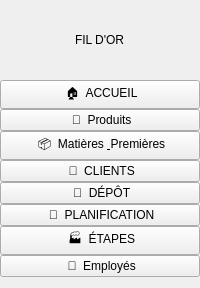
     <widget class="QFrame" name="frame_sidebar">
      <layout class="QVBoxLayout" name="vl_nav">
       <property name="spacing">
        <number>0</number>
       </property>
       <property name="leftMargin">
        <number>0</number>
       </property>
       <property name="topMargin">
        <number>0</number>
       </property>
       <property name="rightMargin">
        <number>0</number>
       </property>
       <item>
        <layout class="QHBoxLayout" name="logo.png">
         <property name="spacing">
          <number>15</number>
         </property>
         <property name="leftMargin">
          <number>20</number>
         </property>
         <property name="topMargin">
          <number>20</number>
         </property>
         <property name="rightMargin">
          <number>10</number>
         </property>
         <property name="bottomMargin">
          <number>20</number>
         </property>
         <item>
          <widget class="QLabel" name="l_logo_img">
           <property name="minimumSize">
            <size>
             <width>40</width>
             <height>40</height>
            </size>
           </property>
           <property name="maximumSize">
            <size>
             <width>40</width>
             <height>40</height>
            </size>
           </property>
           <property name="pixmap">
            <pixmap>:/logo.png</pixmap>
           </property>
           <property name="scaledContents">
            <bool>true</bool>
           </property>
          </widget>
         </item>
         <item>
          <widget class="QLabel" name="l_app_title">
           <property name="text">
            <string>FIL D'OR</string>
           </property>
          </widget>
         </item>
        </layout>
       </item>
       <item>
        <widget class="QPushButton" name="btn_nav_dashboard">
         <property name="text">
          <string> 🏠  ACCUEIL</string>
         </property>
         <property name="class" stdset="0">
          <string>nav_btn</string>
         </property>
        </widget>
       </item>
       <item>
        <widget class="QPushButton" name="btn_nav_produit">
         <property name="text">
          <string> 👜  Produits</string>
         </property>
         <property name="class" stdset="0">
          <string>nav_btn</string>
         </property>
        </widget>
       </item>
       <item>
        <widget class="QPushButton" name="btn_nav_stock">
         <property name="text">
          <string> 📦  Matières &amp; Premières</string>
         </property>
         <property name="class" stdset="0">
          <string>nav_btn</string>
         </property>
        </widget>
       </item>
       <item>
        <widget class="QPushButton" name="btn_nav_clients">
         <property name="text">
          <string> 🧾  CLIENTS</string>
         </property>
         <property name="class" stdset="0">
          <string>nav_btn</string>
         </property>
        </widget>
       </item>
       <item>
        <widget class="QPushButton" name="btn_nav_depot">
         <property name="text">
          <string> 🏬  DÉPÔT</string>
         </property>
         <property name="class" stdset="0">
          <string>nav_btn</string>
         </property>
        </widget>
       </item>
       <item>
        <widget class="QPushButton" name="btn_nav_planif">
         <property name="text">
          <string> 📅  PLANIFICATION</string>
         </property>
         <property name="class" stdset="0">
          <string>nav_btn</string>
         </property>
        </widget>
       </item>
       <item>
        <widget class="QPushButton" name="btn_nav_fab">
         <property name="text">
          <string> 🏭  ÉTAPES</string>
         </property>
         <property name="class" stdset="0">
          <string>nav_btn</string>
         </property>
        </widget>
       </item>
       <item>
        <widget class="QPushButton" name="btn_nav_rh">
         <property name="text">
          <string> 👥  Employés</string>
         </property>
         <property name="class" stdset="0">
          <string>nav_btn</string>
         </property>
        </widget>
       </item>
       <item>
        <spacer name="vs">
         <property name="orientation">
          <enum>Qt::Orientation::Vertical</enum>
         </property>
         <property name="sizeHint" stdset="0">
          <size>
           <width>0</width>
           <height>0</height>
          </size>
         </property>
        </spacer>
       </item>
      </layout>
     </widget>
